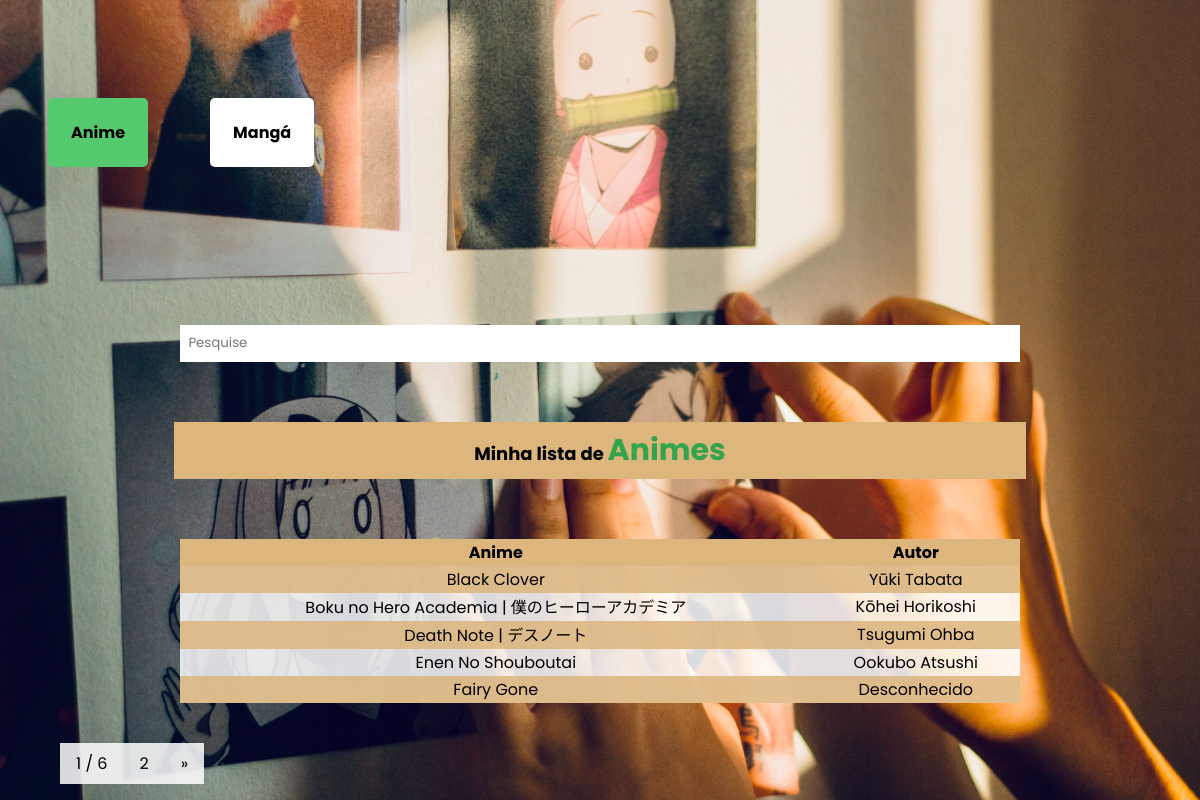
The app's page /, older data.
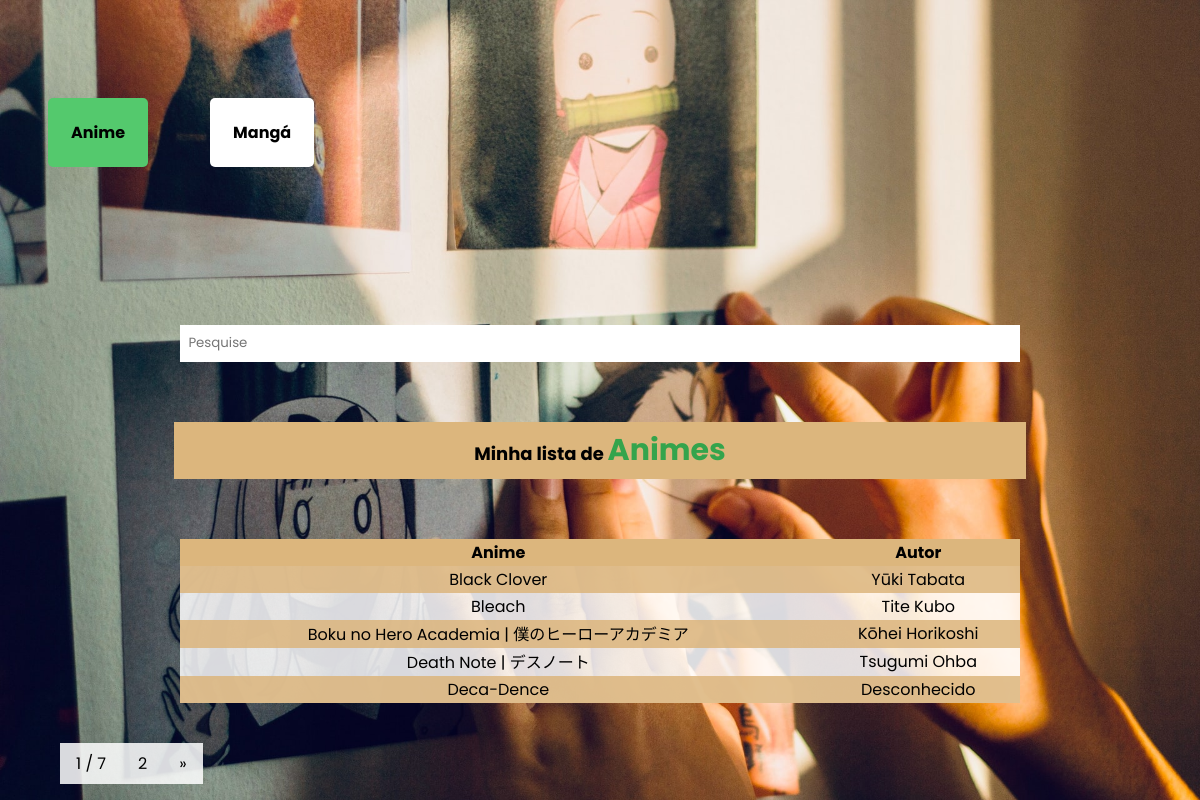
The same page, newer data.
### anime/models.py (models this page shows, shortened)
class Anime(models.Model):
    nome = models.CharField(max_length=150)
    nome_alternativo = models.CharField(max_length=150, blank=True)
    ano_lancamento = models.DateField(default=timezone.now)
    autor = models.ForeignKey(Autor, on_delete=models.DO_NOTHING, default=4)
    estudio = models.ManyToManyField(Estudio)
    foto = models.ImageField(blank=True, upload_to='fotos/fotos_anime/%Y%m%d')
    '''def autores(self):
        return ','.join([autor.nome for autor in self.autor.all])'''

class Autor(models.Model):
    nome = models.CharField(max_length=100)
    def __str__(self):
        return self.nome

### anime/views.py (the view)
# urls.py: path('', views.index, name='index'),
def index(request):
    animes = Anime.objects.order_by('nome')
    paginator = Paginator(animes, 5)
    page = request.GET.get('p')
    animes = paginator.get_page(page)
    return render(request, 'animes/index.html', {
        'animes': animes
    })

### anime/templates/animes/index.html (shortened to what this page needs)
{% load static %}
<!DOCTYPE html>
<html lang="pt">
<head>
    <link rel="stylesheet" href="{% static './estilo_img/anime.css' %}">
</head>
<body>
    <nav>
        <a href="{% url 'index' %}" id="menu_anime">Anime</a>
        <a href="{% url 'manga' %}" id="menu_manga">Mangá</a>
    </nav>
    <div id="div_de_pesquisa">
        <form action="{% url 'busca' %}" method="get">
            <input type="search" name="termo" id="bara_de_pesquisa" placeholder="Pesquise">
        </form>
    </div>
    <p>Minha lista de <span>Animes</span></p>
    <table>
        <tr>
            <th>Anime</th>
            <th>Autor</th>
        </tr>
        {% for anime in animes %}
        <tr>
            <td><a href="{% url 'ver_detalhe' anime.id %}">{{ anime.nome }}</a></td>
            <td>{{ anime.autor }}</td>
        </tr>
        {% endfor %}
    </table>
    <div class="pagination">
        <a>{{ animes.number }} / {{ animes.paginator.num_pages }}</a>
        {% if animes.has_next %}
        <a href="?p={{ animes.next_page_number }}">{{ animes.next_page_number }}</a>
        <a href="?p={{ animes.next_page_number }}">&raquo;</a>
        {% endif %}
    </div>
</body>
</html>

### templates/static/estilo_img/anime.css (style rules this page uses)
* { font-family: 'Poppins', sans-serif; margin: 0; }
body { background-image: url(./imagens/haikkyu.jpg); background-color: #4b3e3eb2; background-repeat: no-repeat; background-attachment: fixed; background-size: cover; }
nav { margin: 10% auto 15% 4%; }
#menu_manga { margin-left: 05%; }
nav a { text-decoration: none; background-color: #ffffff; padding: 2%; border-radius: 5px; font-weight: bold; color: #000000; }
#menu_anime { background-color: #54C96D; }
#div_de_pesquisa { width: 100%; display: flex; }
form { margin: auto; width: 70%; }
input[type="search"] { border-style: none; width: 100%; padding: 1%; }
h1, p { background-color: rgba(220, 182, 125, 1); width: 70%; margin: 5% auto; padding: 0.5%; font-weight: bold; text-align: center; font-size: large; }
span { color: rgba(52, 164, 76, 1); font-size: 30px; }
table { width: 70%; margin: 3% auto 5vh auto; border-collapse: collapse;background-color: rgba(255, 255, 255, 0.85); }
td { text-align: center; }
tr a { text-decoration: none; color: #000000; }
th { background-color: rgba(220, 182, 125, 1); }
tr:nth-child(even) { background-color: rgba(220, 182, 125, 0.85); }
.pagination { display: inline-block; background-color:rgba(255, 255, 255, 0.85); margin: auto auto auto 5%; }
.pagination a { color: black; float: left; padding: 8px 16px; text-decoration: none; border: none; }
.pagination a:first-child { border-top-left-radius: 5px; border-bottom-left-radius: 5px; }
.pagination a:last-child { border-top-right-radius: 5px; border-bottom-right-radius: 5px; }

Row changes from the older to the newer data that the page shows:
no longer on this page (row unchanged): Anime: nome "Enen No Shouboutai", autor "Ookubo Atsushi"
no longer on this page (row unchanged): Anime: nome "Fairy Gone", autor "Desconhecido"
added Anime: nome "Bleach", autor "Tite Kubo"
added Anime: nome "Deca-Dence", autor "Desconhecido"
Text that changed along with them:
{{ animes.paginator.num_pages }}: "6" → "7"
